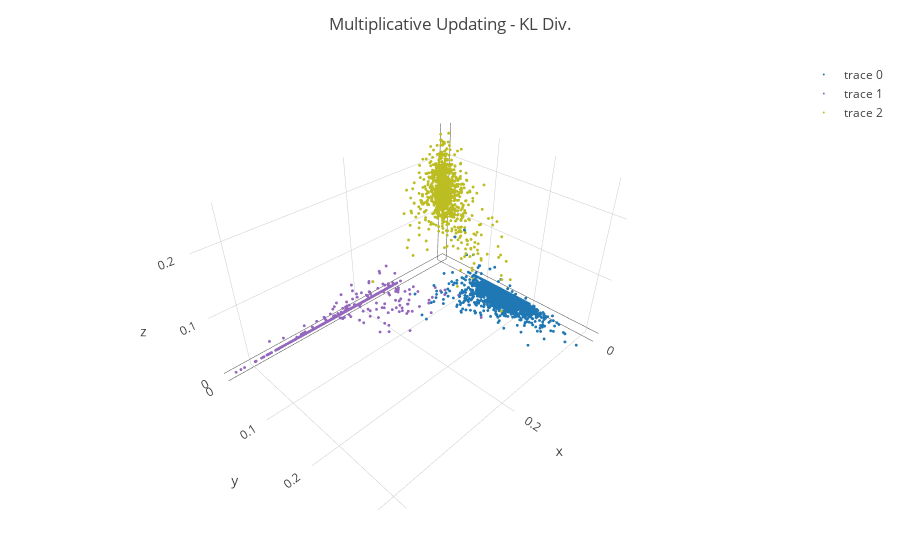

Notebook cell for this chart:
### Code cell
p2 = plot_nnmf_results(res_multdiv_svd.H, class_label, "Multiplicative Updating - KL Div.")

### Figure 1 — Plotly figure (JSON) as saved in the notebook; plotly's stock layout.template omitted (floating-point values rounded to 4 significant figures; data arrays with more than 128 entries replaced by an {"elided": "..."} marker saying what was removed)
{"data": [{"y": {"elided": "1460 float values"}, "type": "scatter3d", "z": {"elided": "1460 float values"}, "x": {"elided": "1460 float values"}, "mode": "markers", "marker": {"symbol": "dot", "size": 1, "color": "#1f77b4"}}, {"y": {"elided": "1398 float values"}, "type": "scatter3d", "z": {"elided": "1398 float values"}, "x": {"elided": "1398 float values"}, "mode": "markers", "marker": {"symbol": "dot", "size": 1, "color": "#9467bd"}}, {"y": {"elided": "1033 float values"}, "type": "scatter3d", "z": {"elided": "1033 float values"}, "x": {"elided": "1033 float values"}, "mode": "markers", "marker": {"symbol": "dot", "size": 1, "color": "#bcbd22"}}], "layout": {"title": "Multiplicative Updating - KL Div.", "margin": {"r": 50, "l": 50, "b": 50, "t": 60}}}
